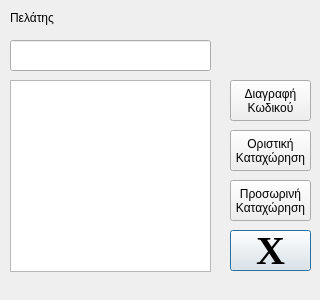
<?xml version="1.0" encoding="UTF-8"?>
<ui version="4.0">
 <class>profortosi_progress_1_2Class</class>
 <widget class="QDialog" name="profortosi_progress_1_2Class">
  <property name="geometry">
   <rect>
    <x>0</x>
    <y>0</y>
    <width>320</width>
    <height>300</height>
   </rect>
  </property>
  <property name="windowTitle">
   <string>Συνέχιση Προφόρτωσης</string>
  </property>
  <widget class="QPushButton" name="pushCancel">
   <property name="geometry">
    <rect>
     <x>230</x>
     <y>230</y>
     <width>81</width>
     <height>41</height>
    </rect>
   </property>
   <property name="font">
    <font>
     <family>Times New Roman</family>
     <pointsize>30</pointsize>
     <weight>75</weight>
     <bold>true</bold>
    </font>
   </property>
   <property name="text">
    <string>Χ</string>
   </property>
  </widget>
  <widget class="QPushButton" name="finalPush">
   <property name="geometry">
    <rect>
     <x>230</x>
     <y>130</y>
     <width>81</width>
     <height>41</height>
    </rect>
   </property>
   <property name="text">
    <string>Οριστική
Καταχώρηση</string>
   </property>
  </widget>
  <widget class="QPushButton" name="tempPush">
   <property name="geometry">
    <rect>
     <x>230</x>
     <y>180</y>
     <width>81</width>
     <height>41</height>
    </rect>
   </property>
   <property name="text">
    <string>Προσωρινή
Καταχώρηση</string>
   </property>
  </widget>
  <widget class="QLabel" name="labelWeight">
   <property name="geometry">
    <rect>
     <x>230</x>
     <y>10</y>
     <width>81</width>
     <height>51</height>
    </rect>
   </property>
   <property name="font">
    <font>
     <pointsize>20</pointsize>
     <weight>75</weight>
     <bold>true</bold>
    </font>
   </property>
   <property name="text">
    <string/>
   </property>
  </widget>
  <widget class="QLabel" name="label">
   <property name="geometry">
    <rect>
     <x>10</x>
     <y>10</y>
     <width>61</width>
     <height>16</height>
    </rect>
   </property>
   <property name="text">
    <string>Πελάτης</string>
   </property>
  </widget>
  <widget class="QLabel" name="labelCustomer">
   <property name="geometry">
    <rect>
     <x>90</x>
     <y>10</y>
     <width>161</width>
     <height>16</height>
    </rect>
   </property>
   <property name="text">
    <string/>
   </property>
  </widget>
  <widget class="QPushButton" name="pushDelete">
   <property name="geometry">
    <rect>
     <x>230</x>
     <y>80</y>
     <width>81</width>
     <height>41</height>
    </rect>
   </property>
   <property name="text">
    <string>Διαγραφή
Κωδικού</string>
   </property>
  </widget>
  <widget class="QTableWidget" name="tableWidget">
   <property name="geometry">
    <rect>
     <x>10</x>
     <y>80</y>
     <width>201</width>
     <height>192</height>
    </rect>
   </property>
   <attribute name="horizontalHeaderVisible">
    <bool>false</bool>
   </attribute>
   <attribute name="verticalHeaderVisible">
    <bool>false</bool>
   </attribute>
   <attribute name="verticalHeaderVisible">
    <bool>false</bool>
   </attribute>
   <attribute name="horizontalHeaderVisible">
    <bool>false</bool>
   </attribute>
  </widget>
  <widget class="QLineEdit" name="lineScan">
   <property name="geometry">
    <rect>
     <x>10</x>
     <y>40</y>
     <width>201</width>
     <height>31</height>
    </rect>
   </property>
  </widget>
 </widget>
 <layoutdefault spacing="6" margin="11"/>
 <resources/>
 <connections/>
</ui>
